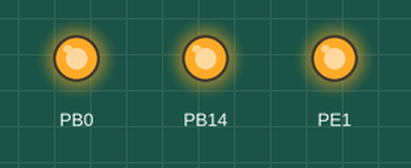
Recording of a sketch running on a simulated STM32 Blue Pill. Shown: output pins drawn as LEDs (lit = HIGH).

Above: at 0.2 s.
At 1.7 s:
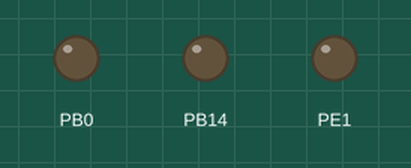
Timing chart, 0 to 3.0 s (numbered marks = the images above):
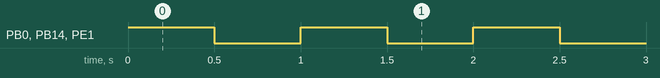

Measured:
- by itself, PB0, PB14, PE1: alternates HIGH for 0.50 s and LOW for 0.50 s

The sketch:

Test_Generic_H7.ino
```cpp
void setup() {
  // put your setup code here, to run once:
  pinMode(PB0, OUTPUT);
  pinMode(PB14, OUTPUT);
  pinMode(PE1, OUTPUT);
}

void loop() {
  // put your main code here, to run repeatedly:
  digitalWrite(PB0, HIGH);
  digitalWrite(PB14, HIGH);
  digitalWrite(PE1, HIGH);
  delay(500);
  digitalWrite(PB0, LOW);
  digitalWrite(PB14, LOW);
  digitalWrite(PE1, LOW);
  delay(500);
}
```
